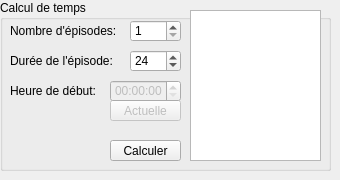
    <widget class="QWidget" name="outils">
     <attribute name="icon">
      <iconset>
       <normaloff>ressources/icons/tools-wizard-3.ico</normaloff>ressources/icons/tools-wizard-3.ico</iconset>
     </attribute>
     <attribute name="title">
      <string>Outils</string>
     </attribute>
     <widget class="QGroupBox" name="groupBox_2">
      <property name="geometry">
       <rect>
        <x>0</x>
        <y>0</y>
        <width>331</width>
        <height>171</height>
       </rect>
      </property>
      <property name="title">
       <string>Calcul de temps</string>
      </property>
      <widget class="QSpinBox" name="spinBox_2">
       <property name="geometry">
        <rect>
         <x>130</x>
         <y>20</y>
         <width>51</width>
         <height>22</height>
        </rect>
       </property>
       <property name="minimum">
        <number>1</number>
       </property>
      </widget>
      <widget class="QLabel" name="label_8">
       <property name="geometry">
        <rect>
         <x>10</x>
         <y>20</y>
         <width>121</width>
         <height>21</height>
        </rect>
       </property>
       <property name="text">
        <string>Nombre d'épisodes:</string>
       </property>
      </widget>
      <widget class="QSpinBox" name="spinBox_3">
       <property name="geometry">
        <rect>
         <x>130</x>
         <y>50</y>
         <width>51</width>
         <height>22</height>
        </rect>
       </property>
       <property name="minimum">
        <number>1</number>
       </property>
       <property name="value">
        <number>24</number>
       </property>
      </widget>
      <widget class="QLabel" name="label_10">
       <property name="geometry">
        <rect>
         <x>10</x>
         <y>50</y>
         <width>141</width>
         <height>21</height>
        </rect>
       </property>
       <property name="text">
        <string>Durée de l'épisode:</string>
       </property>
      </widget>
      <widget class="QPushButton" name="pushButton">
       <property name="geometry">
        <rect>
         <x>110</x>
         <y>140</y>
         <width>71</width>
         <height>21</height>
        </rect>
       </property>
       <property name="text">
        <string>Calculer</string>
       </property>
       <property name="icon">
        <iconset>
         <normaloff>ressources/icons/go-next-5.ico</normaloff>ressources/icons/go-next-5.ico</iconset>
       </property>
      </widget>
      <widget class="QPushButton" name="pushButton_2">
       <property name="enabled">
        <bool>false</bool>
       </property>
       <property name="geometry">
        <rect>
         <x>110</x>
         <y>100</y>
         <width>71</width>
         <height>21</height>
        </rect>
       </property>
       <property name="text">
        <string>Actuelle</string>
       </property>
      </widget>
      <widget class="QLabel" name="label_11">
       <property name="geometry">
        <rect>
         <x>10</x>
         <y>80</y>
         <width>91</width>
         <height>21</height>
        </rect>
       </property>
       <property name="text">
        <string>Heure de début:</string>
       </property>
      </widget>
      <widget class="QListWidget" name="listWidget_2">
       <property name="geometry">
        <rect>
         <x>190</x>
         <y>10</y>
         <width>131</width>
         <height>151</height>
        </rect>
       </property>
      </widget>
      <widget class="QTimeEdit" name="timeEdit">
       <property name="enabled">
        <bool>false</bool>
       </property>
       <property name="geometry">
        <rect>
         <x>110</x>
         <y>80</y>
         <width>71</width>
         <height>22</height>
        </rect>
       </property>
      </widget>
     </widget>
    </widget>
